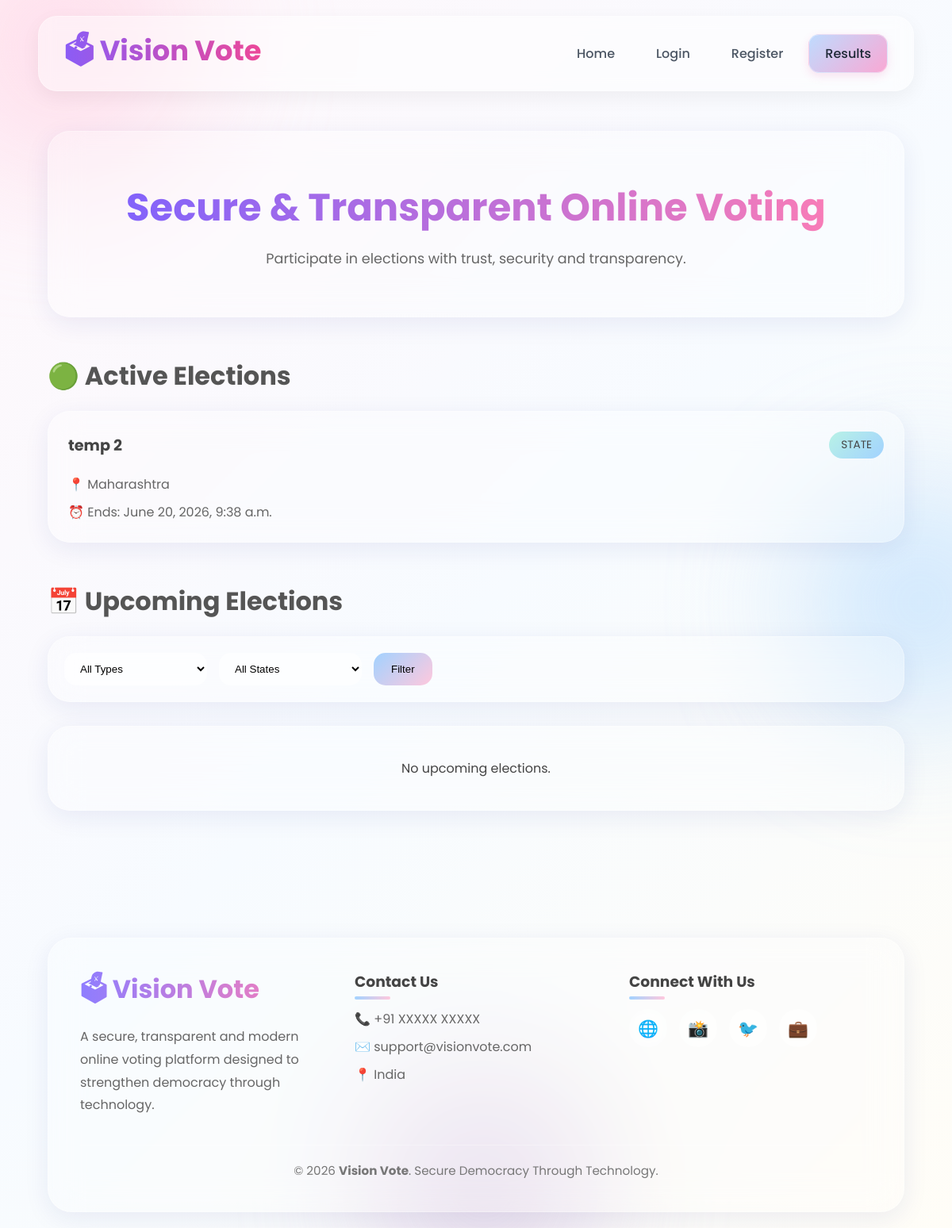
The page / on the database its author committed.
### elections/models.py (models this page shows, shortened)
class Election(models.Model):
    ELECTION_TYPES = (
        ('CENTRAL', 'Central'),
        ('STATE', 'State'),
    )
    election_code = models.CharField(
        max_length=50,
        unique=True
    )
    title = models.CharField(
        max_length=255
    )
    description = models.TextField()
    election_type = models.CharField(
        max_length=20,
        choices=ELECTION_TYPES
    )
    state = models.CharField(
        max_length=100,
        choices=INDIAN_STATES,
        blank=True,
        null=True
    )
    election_cycle_years = models.PositiveIntegerField(
        default=5
    )
    start_datetime = models.DateTimeField()
    end_datetime = models.DateTimeField()
    created_at = models.DateTimeField(
        auto_now_add=True
    )
    updated_at = models.DateTimeField(
        auto_now=True
    )

### core/views.py (the view)
def home(request):
    election_type = request.GET.get(
        "type"
    )
    state = request.GET.get(
        "state"
    )
    active_elections = Election.objects.filter(
        start_datetime__lte=timezone.now(),
        end_datetime__gte=timezone.now()
    )
    upcoming_elections = Election.objects.filter(
        start_datetime__gt=timezone.now()
    )
    if election_type:
        upcoming_elections = (
            upcoming_elections.filter(
                election_type=election_type
            )
        )
    if state:
        upcoming_elections = (
            upcoming_elections.filter(
                state=state
            )
        )
    states = (
        Election.objects
        .exclude(
            state__isnull=True
        )
        .exclude(
            state=""
        )
        .values_list(
            "state",
            flat=True
        )
        .distinct()
        .order_by(
            "state"
        )
    )
    return render(
        request,
        "core/home.html",
        {
            "active_elections": active_elections,
            "upcoming_elections": upcoming_elections,
            "states": states
        }
    )

### templates/core/home.html (shortened to what this page needs)
{% load static %}
<!doctype html>
<html lang="en">
  <head>
    <link rel="stylesheet" href="{% static 'css/core/home.css' %}" />
  </head>
  <body>
    <div class="blob blob1"></div>
    <div class="blob blob2"></div>
    <div class="blob blob3"></div>
    {% include 'navbar.html' %}
    <main class="container">
      <section class="hero glass">
        <div class="hero-content">
          <h1>Secure & Transparent Online Voting</h1>
          <p>Participate in elections with trust, security and transparency.</p>
        </div>
      </section>
      <section class="section">
        <div class="section-header">
          <h2>🟢 Active Elections</h2>
        </div>
        <div class="card-grid">
          {% for election in active_elections %}
          <div class="election-card glass">
            <div class="card-top">
              <h3>{{ election.title }}</h3>
              <span class="badge active"> {{ election.election_type }} </span>
            </div>
            {% if election.state %}
            <p class="info">📍 {{ election.state }}</p>
            {% endif %}
            <p class="info">⏰ Ends: {{ election.end_datetime }}</p>
          </div>
          {% empty %}
          <div class="glass empty-card">No active elections currently.</div>
          {% endfor %}
        </div>
      </section>
      <section class="section">
        <div class="section-header">
          <h2>📅 Upcoming Elections</h2>
        </div>
        <form method="GET" class="filter-box glass">
          <select name="type">
            <option value="">All Types</option>
          </select>
          <select name="state">
            <option value="">All States</option>
          </select>
          <button type="submit">Filter</button>
        </form>
        <div class="card-grid">
          {% for election in upcoming_elections %}
          <div class="election-card glass">
            <div class="card-top">
              <h3>{{ election.title }}</h3>
              <span class="badge upcoming"> {{ election.election_type }} </span>
            </div>
            {% if election.state %}
            <p class="info">📍 {{ election.state }}</p>
            {% endif %}
            <p class="info">🚀 Starts: {{ election.start_datetime }}</p>
          </div>
          {% empty %}
          <div class="glass empty-card">No upcoming elections.</div>
          {% endfor %}
        </div>
      </section>
    </main>
    {% include 'footer.html' %}
  </body>
</html>

### static/css/core/home.css (style rules this page uses)
* { margin: 0; padding: 0; box-sizing: border-box; }
body { font-family: 'Poppins', sans-serif; background: linear-gradient(135deg, #fff7fb 0%, #f7fbff 50%, #fffdf7 100%); min-height: 100vh; overflow-x: hidden; color: #444; position: relative; }
.blob { position: fixed; border-radius: 50%; filter: blur(90px); opacity: 0.55; z-index: -1; }
.blob1 { width: 320px; height: 320px; background: #ffc8dd; top: -100px; left: -80px; }
.blob2 { width: 280px; height: 280px; background: #a2d2ff; top: 40%; right: -100px; }
.blob3 { width: 260px; height: 260px; background: #cdb4db; bottom: -80px; left: 40%; }
.glass { background: rgba(255, 255, 255, 0.25); backdrop-filter: blur(20px); -webkit-backdrop-filter: blur(20px); border: 1px solid rgba(255, 255, 255, 0.3); box-shadow: 0 8px 32px rgba(31, 38, 135, 0.08); border-radius: 28px; }
.container { width: 90%; max-width: 1300px; margin: auto; padding: 30px 0 50px; }
.hero { padding: 60px 40px; text-align: center; margin-bottom: 50px; }
.hero h1 { font-size: 3rem; margin-bottom: 15px; background: linear-gradient(90deg, #7b61ff, #ff7eb3); -webkit-background-clip: text; -webkit-text-fill-color: transparent; }
.hero p { color: #666; font-size: 1.1rem; }
.section { margin-bottom: 50px; }
.section-header { margin-bottom: 20px; }
.section-header h2 { font-size: 2rem; color: #555; }
.card-grid { display: grid; grid-template-columns: repeat(auto-fit, minmax(300px, 1fr)); gap: 25px; }
.election-card { padding: 25px; transition: 0.3s; }
.card-top { display: flex; justify-content: space-between; align-items: center; gap: 15px; margin-bottom: 20px; }
.card-top h3 { font-size: 1.2rem; }
.info { margin-top: 10px; color: #666; }
.badge { padding: 7px 15px; border-radius: 50px; font-size: 0.85rem; white-space: nowrap; }
.active { background: linear-gradient(135deg, #b8f2e6, #a2d2ff); }
.filter-box { display: flex; gap: 15px; padding: 20px; margin-bottom: 30px; flex-wrap: wrap; }
.filter-box select { padding: 12px 16px; border: none; outline: none; border-radius: 15px; background: rgba(255, 255, 255, 0.6); min-width: 180px; }
.filter-box button { border: none; padding: 12px 22px; border-radius: 15px; cursor: pointer; background: linear-gradient(135deg, #a2d2ff, #ffc8dd); transition: 0.3s; }
.empty-card { padding: 40px; text-align: center; }

### rows shown on the page
Election: title "temp 2", election_type "STATE", state "Maharashtra", end_datetime "June 20, 2026, 9:38 a.m."
